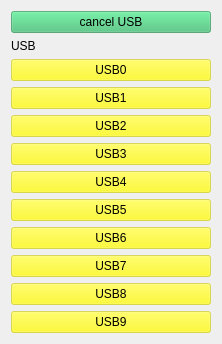
            <widget class="QWidget" name="pg_usb">
             <layout class="QVBoxLayout" name="verticalLayout_4">
              <item>
               <widget class="QPushButton" name="bt_usbcancel">
                <property name="styleSheet">
                 <string notr="true">QPushButton{
background-color: rgba(64, 191, 115, 160);
}

QPushButton:hover{
	background-color: rgba(255, 0, 140, 114);
}</string>
                </property>
                <property name="text">
                 <string>cancel USB</string>
                </property>
               </widget>
              </item>
              <item>
               <widget class="QLabel" name="label_2">
                <property name="minimumSize">
                 <size>
                  <width>200</width>
                  <height>0</height>
                 </size>
                </property>
                <property name="text">
                 <string>USB</string>
                </property>
               </widget>
              </item>
              <item>
               <widget class="QPushButton" name="bt_usb0">
                <property name="styleSheet">
                 <string notr="true">QPushButton{
background-color: rgba(255, 253, 0, 124);
}
QPushButton:hover{
	background-color: rgb(3, 160, 37);
}
</string>
                </property>
                <property name="text">
                 <string>USB0</string>
                </property>
               </widget>
              </item>
              <item>
               <widget class="QPushButton" name="bt_usb1">
                <property name="styleSheet">
                 <string notr="true">QPushButton{
background-color: rgba(255, 253, 0, 124);
}
QPushButton:hover{
	background-color: rgb(3, 160, 37);
}
</string>
                </property>
                <property name="text">
                 <string>USB1</string>
                </property>
               </widget>
              </item>
              <item>
               <widget class="QPushButton" name="bt_usb2">
                <property name="styleSheet">
                 <string notr="true">QPushButton{
background-color: rgba(255, 253, 0, 124);
}
QPushButton:hover{
	background-color: rgb(3, 160, 37);
}
</string>
                </property>
                <property name="text">
                 <string>USB2</string>
                </property>
               </widget>
              </item>
              <item>
               <widget class="QPushButton" name="bt_usb3">
                <property name="styleSheet">
                 <string notr="true">QPushButton{
background-color: rgba(255, 253, 0, 124);
}
QPushButton:hover{
	background-color: rgb(3, 160, 37);
}
</string>
                </property>
                <property name="text">
                 <string>USB3</string>
                </property>
               </widget>
              </item>
              <item>
               <widget class="QPushButton" name="bt_usb4">
                <property name="styleSheet">
                 <string notr="true">QPushButton{
background-color: rgba(255, 253, 0, 124);
}
QPushButton:hover{
	background-color: rgb(3, 160, 37);
}
</string>
                </property>
                <property name="text">
                 <string>USB4</string>
                </property>
               </widget>
              </item>
              <item>
               <widget class="QPushButton" name="bt_usb5">
                <property name="styleSheet">
                 <string notr="true">QPushButton{
background-color: rgba(255, 253, 0, 124);
}
QPushButton:hover{
	background-color: rgb(3, 160, 37);
}
</string>
                </property>
                <property name="text">
                 <string>USB5</string>
                </property>
               </widget>
              </item>
              <item>
               <widget class="QPushButton" name="bt_usb6">
                <property name="styleSheet">
                 <string notr="true">QPushButton{
background-color: rgba(255, 253, 0, 124);
}
QPushButton:hover{
	background-color: rgb(3, 160, 37);
}
</string>
                </property>
                <property name="text">
                 <string>USB6</string>
                </property>
               </widget>
              </item>
              <item>
               <widget class="QPushButton" name="bt_usb7">
                <property name="styleSheet">
                 <string notr="true">QPushButton{
background-color: rgba(255, 253, 0, 124);
}
QPushButton:hover{
	background-color: rgb(3, 160, 37);
}
</string>
                </property>
                <property name="text">
                 <string>USB7</string>
                </property>
               </widget>
              </item>
              <item>
               <widget class="QPushButton" name="bt_usb8">
                <property name="styleSheet">
                 <string notr="true">QPushButton{
background-color: rgba(255, 253, 0, 124);
}
QPushButton:hover{
	background-color: rgb(3, 160, 37);
}
</string>
                </property>
                <property name="text">
                 <string>USB8</string>
                </property>
               </widget>
              </item>
              <item>
               <widget class="QPushButton" name="bt_usb9">
                <property name="styleSheet">
                 <string notr="true">QPushButton{
background-color: rgba(255, 253, 0, 124);
}
QPushButton:hover{
	background-color: rgb(3, 160, 37);
}
</string>
                </property>
                <property name="text">
                 <string>USB9</string>
                </property>
               </widget>
              </item>
             </layout>
            </widget>
